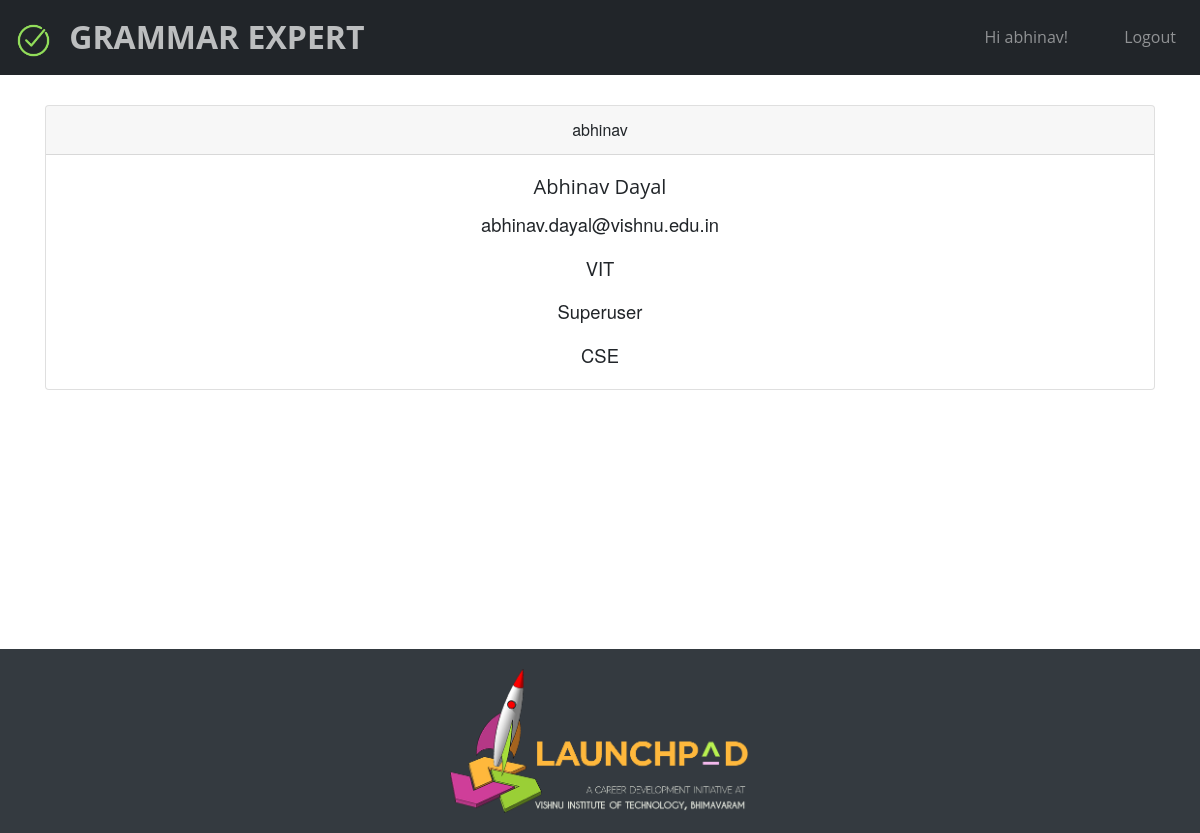
Screenshot of /profile/ (signed in) with the database file from the repository.
### exam/models.py (models this page shows)
class Profile(models.Model):
    BRANCH_CHOICES = (
        ('CSE', 'Computer Science and Engineering'),
        ('ECE', 'Electronics and Communication'),
        ('EEE', 'Electrical and Electronics Engineering'),
        ('ME', 'Mechanical Engineering'),
        ('CE', 'Civil Engineering'),
        ('CHE', 'Chemical Engineering'),
        ('IT', 'Information Technology'),
        ('PHM', 'Pharmacy')
    )
    user = models.OneToOneField(User, on_delete=models.CASCADE)
    college = models.CharField(max_length=250, blank=False)
    college_id = models.CharField(max_length=20, blank=False)
    branch_of_study = models.CharField(max_length=3, blank=False, choices=BRANCH_CHOICES)
    name = models.CharField(max_length=100, blank=False)
    class Meta:
        permissions = (
            ("create_test", "Can create tests"),
        )

### exam/views.py (the view)
# urls.py: path('profile/', views.update_profile, name='profile'),
@login_required(login_url="login")
def update_profile(request):
    return render(request, 'registration/profile.html', {
        'user': request.user,
        'profile': request.user.profile
    })

### exam/templates/registration/profile.html
 {% load bootstrap4 %}
 {% load static %}
 {% include "header.html" %}
<div class="container masthead text-center" style="margin-top:30px">
    <div class="row-1">
        <div class="card">
            <div class="card-header">
                {{user}}
            </div>
            <div class="card-body">
                <h5 class="card-title">{{profile.name}}</h5>
                <p class="card-text">{{user.email}}</p>
                <p class="card-text">{{profile.college}}</p>
                <p class="card-text">{{profile.college_id}}</p>
                <p class="card-text">{{profile.branch_of_study}}</p>
            </div>
        </div>
    </div>
</div>
{% include "footer.html" %}
</body>
</html>

### exam/templates/header.html (shortened to what this page needs)
<!DOCTYPE html>
{% load bootstrap4 %}
{% load static %}
<html lang="en">
<head>
    <link rel="stylesheet" href="https://maxcdn.bootstrapcdn.com/bootstrap/4.0.0/css/bootstrap.min.css">
    <link rel="stylesheet" href="{% static "css/header.css" %}"/>
</head>
<body>
    <nav id="mainNav" class="navbar navbar-expand-lg navbar-dark bg-dark py-2">
        <a id="homelink" class="navbar-brand d-inline-block align-top" href="{% url "homepage" %}">
            <img src="{% static "images/correct.png" %}" width="35" height="35" alt="">
            <span>Grammar Expert</span>
        </a>
        <div class="collapse navbar-collapse" id="navbarNavAltMarkup">
        <div class="navbar-nav ml-auto">
        {% if user.is_authenticated %}
          <a class="nav-item nav-link pr-5" href="{% url "profile" %}">Hi {{ user.username }}!</a>
          <a class="nav-item nav-link pr-2" href="{% url "logout" %}">Logout</a>
        {% else %}
            <a class="nav-item nav-link pr-5"  href="{% url "login" %}">Login</a>
            <a class="nav-item nav-link pr-2" href="{% url "signup" %}">Signup</a>
        {% endif %}
        </div>
      </div>
    </nav>

### exam/static/css/header.css (style rules this page uses)
body, html { width: 100%; height: 100%; }
body { font-family: 'Merriweather', 'Helvetica Neue', Arial, sans-serif; }
a { color: #F05F40; -webkit-transition: all 0.2s; -moz-transition: all 0.2s; transition: all 0.2s; }
h1, h2, h3, h4, h5, h6 { font-family: 'Open Sans', 'Helvetica Neue', Arial, sans-serif; }
.bg-dark { background-color: #212529 !important; }
#mainNav { border-bottom: 1px solid rgba(33, 37, 41, 0.1); background-color: #fff; font-family: 'Open Sans', 'Helvetica Neue', Arial, sans-serif; -webkit-transition: all 0.2s; -moz-transition: all 0.2s; transition: all 0.2s; }
#mainNav .navbar-brand { font-weight: 700; text-transform: uppercase; color: #F05F40; font-family: 'Open Sans', 'Helvetica Neue', Arial, sans-serif; }
@media (min-width: 992px) { #mainNav { border-color: transparent; background-color: transparent; } }
@media (min-width: 992px) { #mainNav .navbar-brand { color: rgba(255, 255, 255, 0.7); } }
.masthead { background-position: center center; -webkit-background-size: cover; -moz-background-size: cover; -o-background-size: cover; background-size: cover; }
.masthead p { font-weight: 300; }
@media (min-width: 768px) { .masthead p { font-size: 1.15rem; } }
@media (min-width: 992px) { .masthead { min-height: 650px; padding-top: 0; padding-bottom: 0; } }
.navbar-brand span { padding-left: 10px; }
#homelink { text-decoration: none; color:white; font-size:2em; text-decoration: none; }

### rows the page displays
Profile: name "Abhinav Dayal", college "VIT", college_id "Superuser", branch_of_study "CSE"

### other values shown
{{ user.username }} "abhinav"
{{ user }} "abhinav"
{{ user.email }} "abhinav.dayal@vishnu.edu.in"
